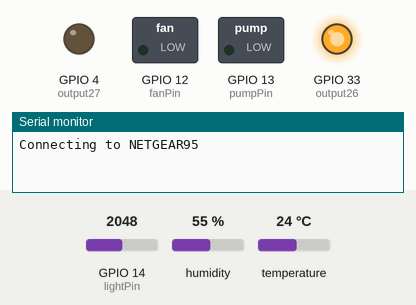
Simulated run of this sketch. Board: ESP32. Parts: switched loads named in the sketch (green lamp = pin HIGH), output pins drawn as LEDs (lit = HIGH), the last lines printed to the serial monitor. Inputs (shaded band) come from the test bench; at power-on: GPIO 14 (lightPin) = 2048, humidity 55 %, temperature 24 °C. WiFi joins after 1.5 s; servers stay silent unless stated; uploads are accepted with an empty reply; the local clock reads 2024-03-15 10:24:30 at power-on unless the sketch sets it; pins used as bus, display or sensor lines are not drawn.

Above: at 0.1 s.
At 3.1 s:
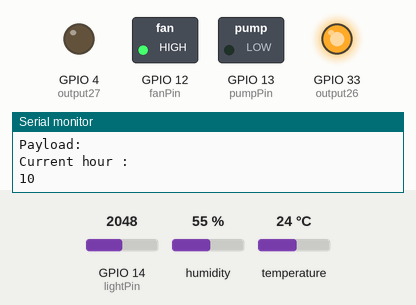
Timing chart, 0 to 4.6 s (numbered marks = the images above):
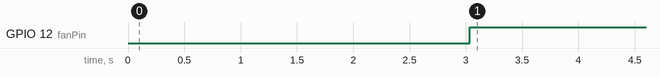

Measured:
- by itself, GPIO 12 (fanPin): LOW → HIGH at 3.0 s

The sketch:

update_all_parameters.ino
```cpp
// Load Wi-Fi library
#include <WiFi.h>
#include "soc/soc.h"
#include "soc/rtc_cntl_reg.h"
#include "DHT.h"
#include <HTTPClient.h>
#include "time.h"
#include "fonctions.h"

#define DHTTYPE DHT11   // DHT 11
#define DHTPIN dhtPin     // Digital pin connected to the DHT sensor
#define uS_TO_S_FACTOR 1000000ULL

DHT dht(DHTPIN, DHTTYPE); // setup the sensor

// Replace with your network credentials
const char* ssid = "NETGEAR95";
const char* password = "aquaticpiano858";

//const char* ssid = "FP3";
//const char* password = "bmx0070B";

// Set web server port number to 80
WiFiServer server(80);

// Variable to store the HTTP request
String header;

// Assign output variables to GPIO pins
const int output26 = 33;
const int output27 = 4;

// Current time
unsigned long currentTime = millis();
// Previous time
unsigned long previousTime = 0;
// Define timeout time in milliseconds (example: 2000ms = 2s)
const long timeoutTime = 2000;


//Set NTP Request Parameters
const char* ntpServer = "pool.ntp.org";
const long  gmtOffset_sec = 3600;
const int   daylightOffset_sec = 3600;

bool wattered = false;
bool fanState = false;
bool overTemp = false;
bool overHumid = false;

void setup() {
  WRITE_PERI_REG(RTC_CNTL_BROWN_OUT_REG, 0);

  Serial.begin(115200);
  // Initialize the output variables as outputs
  pinMode(output26, OUTPUT);
  pinMode(output27, OUTPUT);
  // Set outputs to LOW
  digitalWrite(output26, HIGH);
  digitalWrite(output27, LOW);

  // Connect to Wi-Fi network with SSID and password
  Serial.print("Connecting to ");
  Serial.println(ssid);
  WiFi.begin(ssid, password);
  while (WiFi.status() != WL_CONNECTED) {
    delay(500);
    Serial.print(".");
  }
  // Print local IP address and start web server
  Serial.println("");
  Serial.println("WiFi connected.");
  Serial.println("IP address: ");
  Serial.println(WiFi.localIP());
  server.begin();


  configTime(gmtOffset_sec, daylightOffset_sec, ntpServer);

  //Setup initial states of pump and fan
  pinMode(fanPin, OUTPUT);
  pinMode(pumpPin, OUTPUT);
  digitalWrite(fanPin, LOW);
  digitalWrite(pumpPin, LOW);

  //setup sensor power pin
  pinMode(sensorPower, OUTPUT);
  digitalWrite(sensorPower, HIGH);
  delay(100);
  dht.begin();


}

void loop(){
  //GET sensors information
  digitalWrite(sensorPower, HIGH);
  delay(1000);
  float temp = dht.readTemperature();
  float humidity = dht.readHumidity();
  int light = analogRead(lightPin);
  Serial.println(light);
  digitalWrite(sensorPower, LOW);

  //Update all the parameters
  updateParameters();

  //log the data
  sendVariables( temp, humidity, float(light));

  //check arrosage automatique
  int currentHour = getHour();
  if(currentHour == HEURE_AROSAGE and !wattered){
      Serial.println("Début de l'arosage pour ce temps :");
      Serial.println(DUREE_AROSAGE);

      digitalWrite(pumpPin, HIGH);
      delay(1000 * DUREE_AROSAGE);
      digitalWrite(pumpPin, LOW);

      Serial.println("Arosage terminé");
      wattered = true;
   }
   if(currentHour == 1 and wattered)wattered = false;

  //update pump status with force_pompe
  digitalWrite(pumpPin, FORCE_POMPE);

  //update LED state
  digitalWrite(whiteLed, LED);

  //update fan state
  switch(fanState){
    case true:
      if(overTemp && temp <= MIN_TEMP)overTemp = false;
      if(overHumid && humidity <= MIN_HUMIDITY)overHumid = false;
      break;
    case false:
      if(temp >= MAX_TEMP)overTemp = true;
      if(humidity >= MAX_HUMIDITY)overHumid = true;
      break;
  }
  fanState = overHumid || overTemp;
  digitalWrite(fanPin, fanState);

  //delay(DUREE_DEEPSLEEP*1000);
  //Setup sleep
  esp_sleep_enable_timer_wakeup(DUREE_DEEPSLEEP * uS_TO_S_FACTOR);
  delay(100);
  esp_light_sleep_start();
  delay(3000);

}
```

fonctions.h
```cpp
#ifndef _FONCTIONS_H_
#define _FONCTIONS_H_

#include <Arduino.h>

extern int DUREE_DEEPSLEEP;
extern int LED;
extern float MAX_HUMIDITY;
extern float MIN_HUMIDITY;
extern float MAX_TEMP;
extern float MIN_TEMP;
extern int FORCE_POMPE;
extern int ARROSAGE_AUTOMATIQUE;
extern int DUREE_AROSAGE;
extern int HEURE_AROSAGE;
extern int TIMELAPSE;
extern int FREQUENCE_TIMELAPSE;
extern int FORCE_PHOTO;

extern int redLed;
extern int whiteLed;
extern int fanPin;
extern int pumpPin;
extern int sensorPower;
extern int lightPin;
extern int dhtPin;

extern String GOOGLE_SCRIPT_ID;


extern void updateParameters();
extern void sendVariables(float temp, float humidity, float light);
extern int getHour();
#endif
```

global_variables.cpp
```cpp
#include "fonctions.h"

int DUREE_DEEPSLEEP;
int LED;
float MAX_HUMIDITY;
float MIN_HUMIDITY;
float MAX_TEMP;
float MIN_TEMP;
int FORCE_POMPE;
int ARROSAGE_AUTOMATIQUE;
int DUREE_AROSAGE;
int HEURE_AROSAGE;
int TIMELAPSE;
int FREQUENCE_TIMELAPSE;
int FORCE_PHOTO;

int redLed = 33;
int whiteLed = 4;
int pumpPin = 13;
int fanPin = 12;
int sensorPower = 2;
int lightPin = 14;
int dhtPin = 15;

String GOOGLE_SCRIPT_ID = "AKfycbyKbTNYklicwbhGQ6_cfSb20ejp559r-AYeDkv5mKWY9aIH728MXaBE1i1YN4tN0C9K";    // change Gscript ID
```

update_params.cpp
```cpp
#include <ArduinoJson.h>
#include "fonctions.h"
// Load Wi-Fi library
#include <WiFi.h>
#include "soc/soc.h"
#include "soc/rtc_cntl_reg.h"
#include "DHT.h"
#include <HTTPClient.h>
#include "time.h"
#include "fonctions.h"


const int output27 = 4;
int varLocaleA1 = 11;

void updateParameters(){

  String serverName = "https://script.google.com/macros/s/"+GOOGLE_SCRIPT_ID+"/exec?read=1";
  HTTPClient http;
  http.setFollowRedirects(HTTPC_STRICT_FOLLOW_REDIRECTS);
  http.begin(serverName);
  int httpCode = http.GET();
  Serial.print("HTTP Status Code: ");
  Serial.println(httpCode);
  //---------------------------------------------------------------------
  //getting response from google sheet
  char payload[800];// = {};
  if (httpCode > 0) {
    http.getString().toCharArray(payload, 800);
    Serial.println("Payload: ");
    Serial.println(payload);
  }
  //---------------------------------------------------------------------
  http.end();

  StaticJsonDocument<800> doc;
  //char json[] = payload;

  DeserializationError error = deserializeJson(doc, payload);

  // Test if parsing succeeds.
  if (error) {
    Serial.print(F("deserializeJson() failed: "));
    Serial.println(error.f_str());
    return;
  }

  DUREE_DEEPSLEEP = doc["DUREE_DEEPSLEEP"];
  LED = doc["LED"];
  MAX_HUMIDITY = doc["MAX_HUMIDITY"];
  MIN_HUMIDITY = doc["MIN_HUMIDITY"];
  MAX_TEMP = doc["MAX_TEMP"];
  MIN_TEMP = doc["MIN_TEMP"];
  FORCE_POMPE = doc["FORCE_POMPE"];
  ARROSAGE_AUTOMATIQUE = doc["ARROSAGE_AUTOMATIQUE"];
  DUREE_AROSAGE = doc["DUREE_AROSAGE"];
  HEURE_AROSAGE = doc["HEURE_AROSAGE"];
  TIMELAPSE = doc["TIMELAPSE"];
  FREQUENCE_TIMELAPSE = doc["FREQUENCE_TIMELAPSE"];
  FORCE_PHOTO = doc["FORCE_PHOTO"];

  Serial.println("Variables recieved are :");
  Serial.println(DUREE_DEEPSLEEP);
  Serial.println(LED);
  Serial.println(MAX_HUMIDITY);
  Serial.println(MIN_HUMIDITY);
  Serial.println(MAX_TEMP);
  Serial.println(MIN_TEMP);
  Serial.println(FORCE_POMPE);
  Serial.println(ARROSAGE_AUTOMATIQUE);
  Serial.println(DUREE_AROSAGE);
  Serial.println(HEURE_AROSAGE);
  Serial.println(TIMELAPSE);
  Serial.println(FREQUENCE_TIMELAPSE);
  Serial.println(FORCE_PHOTO);

}

String printLocalTime()
{
  struct tm timeinfo;
  if(!getLocalTime(&timeinfo)){
    Serial.println("Failed to obtain time");
    return "None";
  }
  Serial.println(&timeinfo, "%A, %B %d %Y %H:%M:%S");
  char timeWeekDay[200];
  strftime(timeWeekDay,200, "%B %d %Y %H:%M:%S", &timeinfo);
  return timeWeekDay;
}

void sendVariables(float temp, float humidity, float light){

  String timestamp = printLocalTime();

  Serial.println("Sending Data to sheet : ");
  Serial.print(timestamp);
  Serial.print(" , ");
  Serial.print(temp);
  Serial.print(" , ");
  Serial.print(humidity);
  Serial.print(" , ");
  Serial.print(light);
  String serverName = "https://script.google.com/macros/s/"+GOOGLE_SCRIPT_ID+"/exec";

  HTTPClient http;
  http.begin(serverName);
  http.addHeader("Content-Type", "application/x-www-form-urlencoded");
  String dataPost = "timestamp="+timestamp+"&temperature=" + String(temp) + "&humidity=" + String(humidity)+ "&light=" + String(light);
  int httpCode = http.POST(dataPost);
  Serial.print("HTTP Status Code: ");
  Serial.println(httpCode);
  //---------------------------------------------------------------------
  //getting response from google sheet
  String payload;
  if (httpCode > 0) {
    payload = http.getString();
    Serial.println("Payload: "+payload);
  }
  //---------------------------------------------------------------------
  http.end();
}


int getHour()
{
  struct tm timeinfo;
  if(!getLocalTime(&timeinfo)){
    Serial.println("Failed to obtain time");
    return 1;
  }
  int currentHour = timeinfo.tm_hour;
  Serial.println("Current hour :");
  Serial.println(currentHour);
  return currentHour;
}
```
